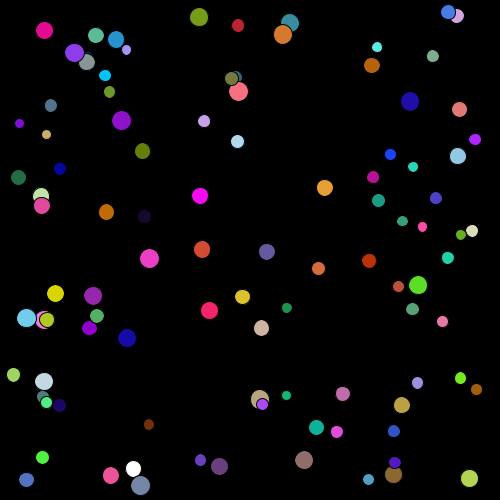
Frame 1 (no input)
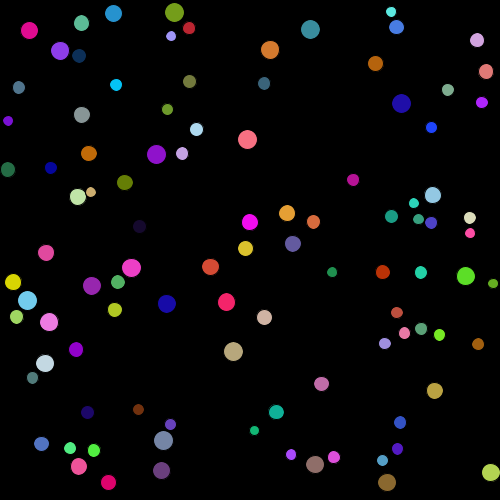
Frame 60 (the mouse pressed at the canvas centre just before this capture)
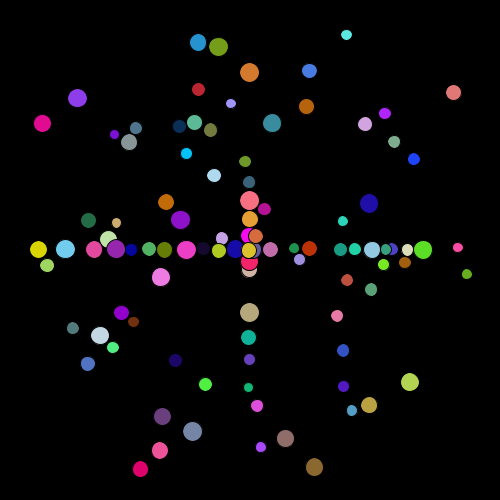
Frame 120 (the mouse held since frame 60 and released just before this capture)

The Processing sketch that drew these frames (run headless with seeded random() and noise(); from frame 60 on, the mouse is pressed at the canvas centre):

// Processing sketch: BouncingBalls
// ── BouncingBalls.pde
Ball ball;

Ball [] balls = new Ball[100];
boolean mouseDown;






void setup() {
  size(500, 500);



  for (int i = 0; i < balls.length; i++) {
    float radius = random(5, 10);
    float x = random(radius, width - radius);
    println(x);
    float y = random(radius, height - radius);
    println(y);
    balls[i] = new Ball(x, y, radius);
  }
}


  
void draw() {
  background(0);
  

  for (Ball b : balls) {
    
    b.update();
    b.draw();
  }
  
  for (Ball b: balls) {
    if(mouseDown){
     b.moveToMouse(); 
    }
    b.handleCollisions(balls);
  }
}

void mousePressed(){
 mouseDown=true;
}

void mouseReleased(){
 mouseDown=false; 
}

// ── Ball.pde
class Ball { 
  float radius;
  float x, y;
  PVector pos;
  PVector vel;
  int r, g, b;





  Ball( float x, float y, float _radius) {
    pos = new PVector(x, y);
    vel = new PVector(random(-1, 1), random(-1, 1));
    radius = _radius;
    r= int (random(255));
    g = int (random(255));
    b = int (random(255));
  }

  void update() {

    pos.add (vel);


    //checking for walls
    if (pos.x < radius || pos.x > width - radius) {
      vel.x *= -1;
    }
    if (pos.y < radius || pos.y > height - radius) {
      vel.y *= -1;
    }
  }
  
  
void moveToMouse(){
  if(pos.x<mouseX){
    pos.x+=1;
  }
  if(pos.x>mouseX){
    pos.x-=1;
  }
 if(pos.y<mouseY){
    pos.y+=1;
  }
  if(pos.y>mouseY){
    pos.y-=1;
  }
}
 //double loop
  
  void handleCollisions(Ball[] balls) {
    for (Ball b : balls) {
      if (b != this) {
        if (pos.dist(b.pos) < radius + b.radius)
        {
          PVector reaction = PVector.sub(pos, b.pos);
          float len = vel.mag();
          reaction.setMag(len);
          vel.x = reaction.x;
          vel.y = reaction.y;
        }
      }
    }
  }

  void draw() {
    ellipse(pos.x, pos.y, radius*2, radius*2);
    fill(r, g, b);
  }
}
